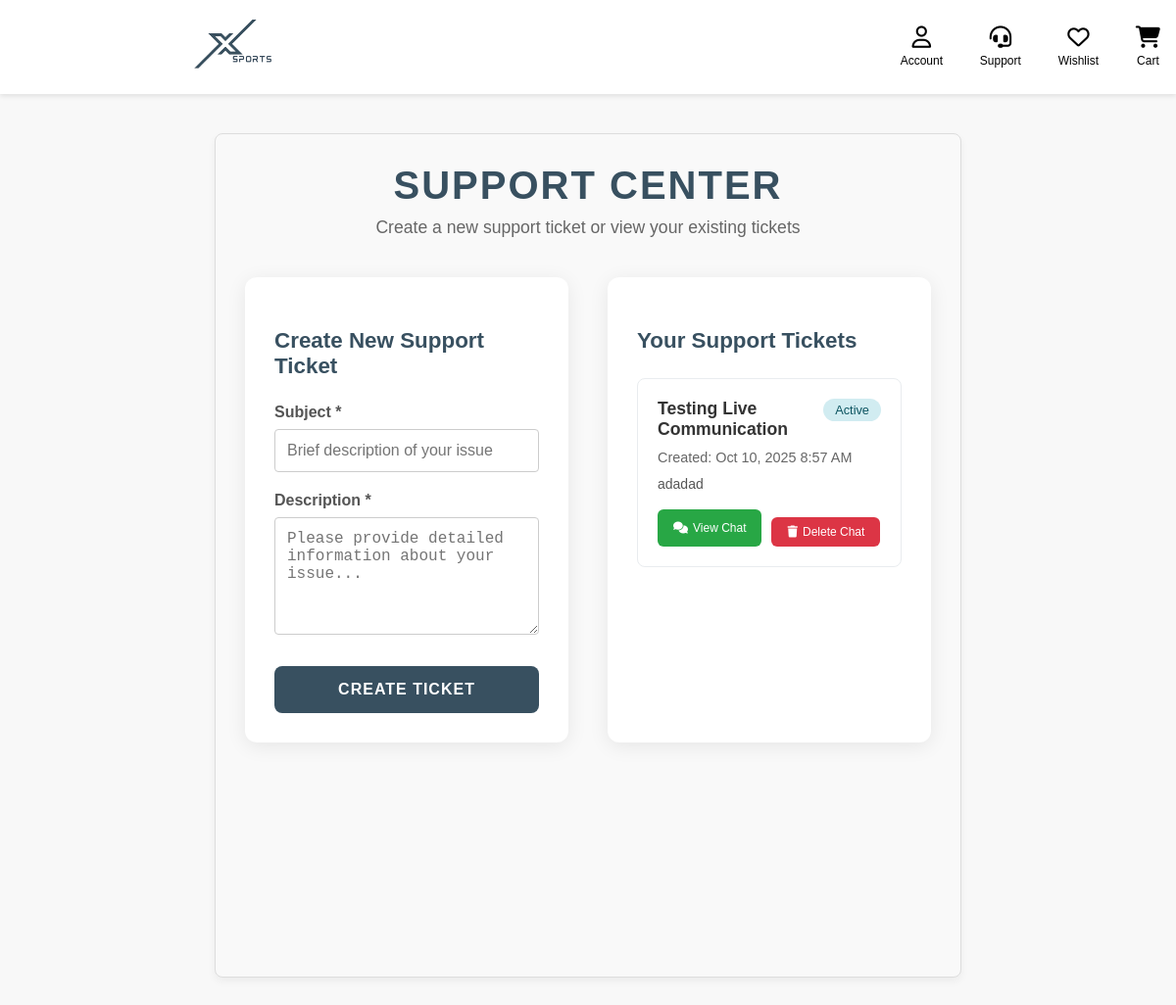
The page /support.php (signed in) on the database as committed earlier.
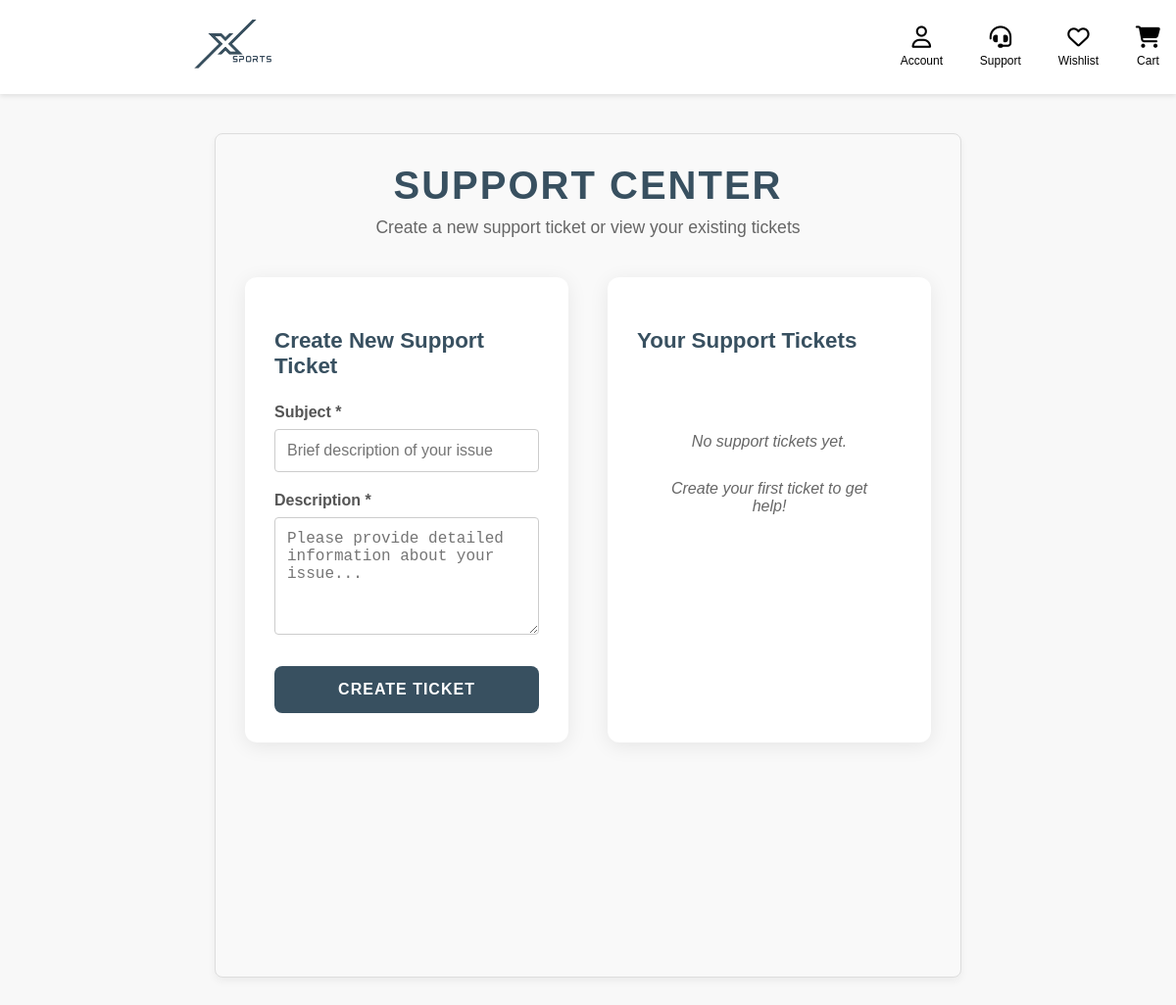
The same page on the database as committed later.
### tables this page shows
CREATE TABLE IF NOT EXISTS `support_tickets` (
  `id` int NOT NULL AUTO_INCREMENT,
  `user_id` int NOT NULL,
  `subject` varchar(255) NOT NULL,
  `description` text NOT NULL,
  `status` enum('pending','active','resolved') DEFAULT 'pending',
  `created_at` timestamp NULL DEFAULT CURRENT_TIMESTAMP,
  `updated_at` timestamp NULL DEFAULT CURRENT_TIMESTAMP ON UPDATE CURRENT_TIMESTAMP,
  PRIMARY KEY (`id`),
  KEY `user_id` (`user_id`)
);

### support.php (the view, shortened to what this page needs)
<?php
require_once 'includes/db.php';
$stmt = $pdo->prepare("
    SELECT t.*,
           (SELECT COUNT(*) FROM support_messages WHERE ticket_id = t.id) as message_count,
           (SELECT message FROM support_messages WHERE ticket_id = t.id ORDER BY created_at ASC LIMIT 1) as first_message
    FROM support_tickets t
    WHERE t.user_id = ?
    ORDER BY t.created_at DESC
");
$stmt->execute([$_SESSION['user_id']]);
$tickets = $stmt->fetchAll();
?>
<!DOCTYPE html>
<html lang="en">
<head>
    <link rel="stylesheet" href="assets/style.css">
    <link rel="stylesheet" href="https://cdnjs.cloudflare.com/ajax/libs/font-awesome/6.5.1/css/all.min.css">
</head>
<body>
    <?php include 'includes/header.php'; ?>
    <div class="support-container">
        <div class="support-header">
            <h1>Support Center</h1>
            <p>Create a new support ticket or view your existing tickets</p>
        </div>
        <div class="support-content">
            <div class="ticket-form">
                <h3>Create New Support Ticket</h3>
                <form method="POST">
                    <div class="form-group">
                        <label for="subject">Subject *</label>
                        <input type="text" id="subject" name="subject" placeholder="Brief description of your issue" required value="<?php echo htmlspecialchars($_POST['subject'] ?? ''); ?>">
                    </div>
                    <div class="form-group">
                        <label for="description">Description *</label>
                        <textarea id="description" name="description" placeholder="Please provide detailed information about your issue..." required><?php echo htmlspecialchars($_POST['description'] ?? ''); ?></textarea>
                    </div>
                    <button type="submit" class="submit-btn">Create Ticket</button>
                </form>
            </div>
            <div class="tickets-list">
                <h3>Your Support Tickets</h3>
                <?php if (empty($tickets)): ?>
                    <div class="no-tickets">
                        <p>No support tickets yet.</p>
                        <p>Create your first ticket to get help!</p>
                    </div>
                <?php else: ?>
                    <?php foreach ($tickets as $ticket): ?>
                        <div class="ticket-item" onclick="viewTicket(<?php echo $ticket['id']; ?>)">
                            <div class="ticket-title">
                                <div class="ticket-subject"><?php echo htmlspecialchars($ticket['subject']); ?></div>
                                <div class="ticket-status status-<?php echo $ticket['status']; ?>">
                                    <?php echo ucfirst($ticket['status']); ?>
                                </div>
                            </div>
                            <div class="ticket-date">
                                Created: <?php echo date('M j, Y g:i A', strtotime($ticket['created_at'])); ?>
                            </div>
                            <div class="ticket-description">
                                <?php echo htmlspecialchars(substr($ticket['first_message'] ?? $ticket['description'] ?? 'No message content', 0, 100)); ?>
                            </div>
                            <div class="ticket-actions">
                                <a href="ticket_chat.php?id=<?php echo $ticket['id']; ?>" class="btn-view" onclick="event.stopPropagation();">
                                    <i class="fa-solid fa-comments"></i> View Chat
                                </a>
                                <form method="POST" style="display: inline;" onsubmit="event.stopPropagation(); return confirmDelete();">
                                    <button type="submit" class="btn-delete" onclick="event.stopPropagation();">
                                        <i class="fa-solid fa-trash"></i> Delete Chat
                                    </button>
                                </form>
                            </div>
                        </div>
                    <?php endforeach; ?>
                <?php endif; ?>
            </div>
        </div>
    </div>
</body>
</html>

Rows that differ between the two databases and show on the page:
removed support_tickets: subject "Testing Live Communication", status "Active", created_at "Oct 10, 2025 8:57 AM", description "adadad"
Other text that changed with them:
text now shown: "No support tickets yet. Create your first ticket to get help!"
